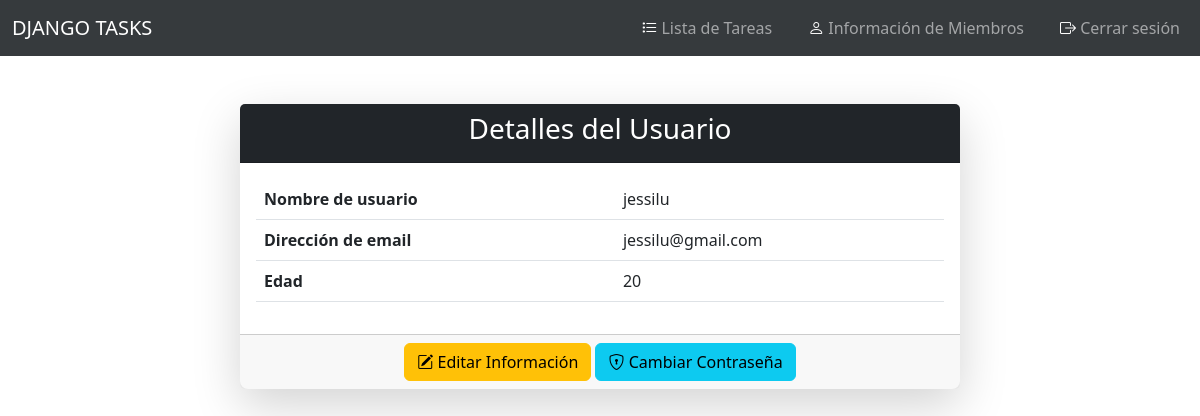
Page /accounts/user_detail/2/ (signed in) on the committed database.
### accounts/models.py (models this page shows, shortened)
class CustomUser(AbstractBaseUser, PermissionsMixin):
    email = models.EmailField(_('email address'), unique=True)
    username = models.CharField(_('username'), max_length=150, unique=True, blank=True, null=True)  # Campo opcional
    age = models.PositiveIntegerField(_('age'), default=0, blank=True)
    is_admin = models.BooleanField(default=False)  # Este campo es opcional
    is_staff = models.BooleanField(_('staff status'), default=False)
    is_active = models.BooleanField(_('active'), default=True)
    date_joined = models.DateTimeField(_('date joined'), default=timezone.now)
    objects = CustomUserManager()
    USERNAME_FIELD = 'email'
    REQUIRED_FIELDS = ['username', 'age']  # Incluye campos adicionales si es necesario, por ejemplo 'age'
    class Meta:
        verbose_name = _('user')
        verbose_name_plural = _('users')
        db_table = 'users'
        swappable = 'AUTH_USER_MODEL'

### accounts/views.py (the view)
# urls.py: path('user_detail/<int:pk>/', views.UserDetail.as_view(), name='user_detail'),
class UserDetail(OnlyYouMixin, DetailView):
    model = User
    template_name = 'accounts/user_detail.html'

### accounts/views.py (called while the page is built)
    def test_func(self):
        user = self.request.user
        return user.pk == self.kwargs['pk'] or user.is_superuser

### accounts/templates/accounts/user_detail.html
{% extends "base.html" %}
{% block main %}
<div class="container my-5">
  <div class="row justify-content-center">
    <div class="col-md-8">
      <div class="card shadow-lg rounded-3 border-0">
        <div class="card-header bg-dark text-white text-center">
          <h3>Detalles del Usuario</h3>
        </div>
        <div class="card-body">
          <table class="table">
            <tbody>
              <tr>
                <th>Nombre de usuario</th>
                <td>{{ user.username }}</td>
              </tr>
              <tr>
                <th>Dirección de email</th>
                <td>{{ user.email }}</td>
              </tr>
              <tr>
                <th>Edad</th>
                <td>{{ user.age }}</td>
              </tr>
            </tbody>
          </table>
        </div>
        <div class="card-footer text-center">
          <a href="{% url 'user_update' user.pk %}" class="btn btn-warning">
            <i class="bi bi-pencil-square"></i> Editar Información
          </a>
          <a href="{% url 'password_change' %}" class="btn btn-info">
            <i class="bi bi-shield-lock"></i> Cambiar Contraseña
          </a>
        </div>
      </div>
    </div>
  </div>
</div>
{% endblock %}

### rows in the picture
CustomUser: username "jessilu", email "jessilu@gmail.com", age "20"
